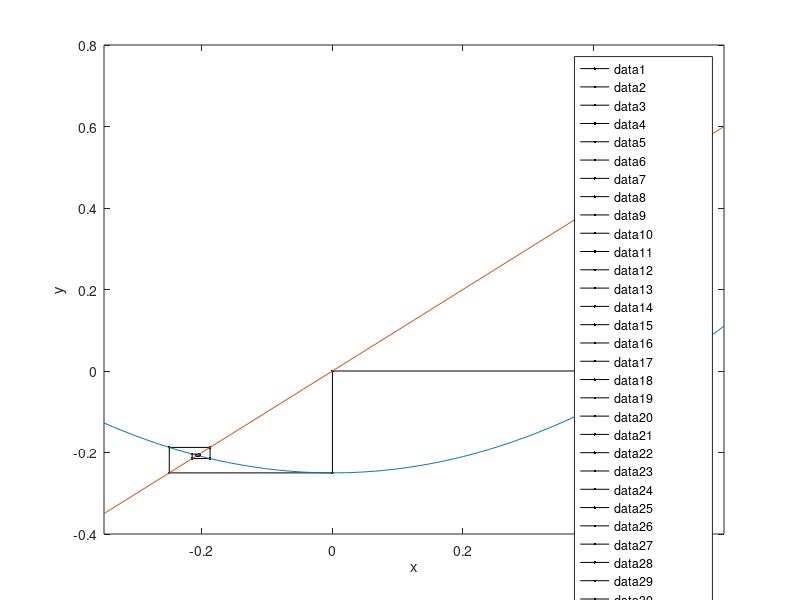

Write the MATLAB code that produced this figure.
%graph analysis for a discreate dynamical system

close all;
clear;
clc;
clf;

xlabel('x');
ylabel('y');

box on;
f = @(x)(x.^2-0.25); % iteration founction, remember to add '.'
x = 0.5; % initial value
t = 100;% iteration times, where t starts from 0

mini = x;% range
maxi = x;
for i = 0 : t
    y = f(x);
    hold on;
    plot([x,x],[x,y],'-k.');
    hold on;
    plot([x,y],[y,y],'-k.');
    hold on;
    x = y;
    mini = min(x,mini);
    maxi = max(x,maxi);
end
hold on;
fplot(f,[mini-0.1,maxi+0.1]); %draw founction
hold on;
fplot(@(x)x,[mini-0.1,maxi+0.1]);%draw y=x